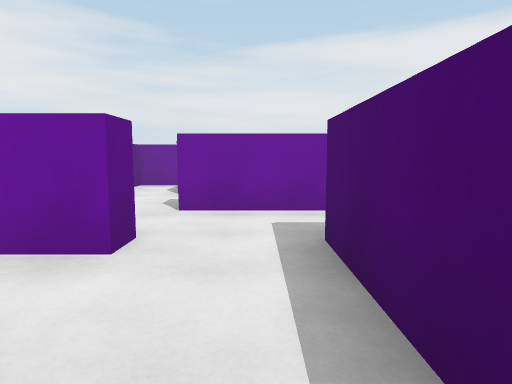
View 1 (above)

14 first-person views from a walk through a 3-D level made in the Unity game engine. The camera is 1.4 m above the floor, tilts 6° down and sees 75° across. The floor is counted in squares, 2 m on a side. Each view is taken from the middle of a square. On the plan, view 1 faces up. The plan holds only what a view shows up to about 10 squares ahead; the rest is blank.

View 2
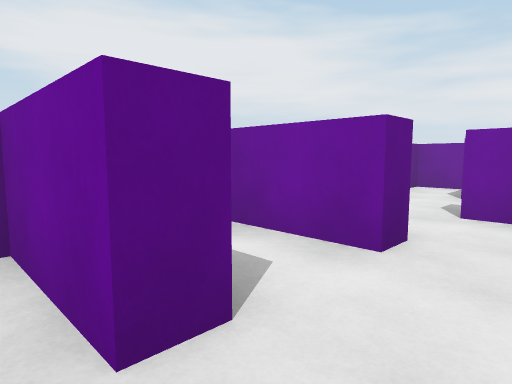

View 3
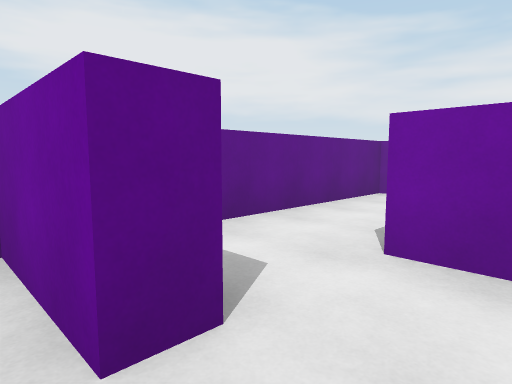

View 4
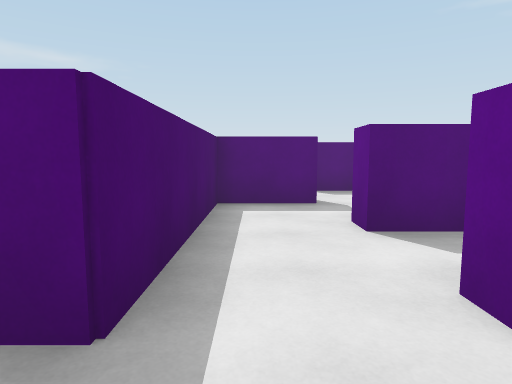

View 5
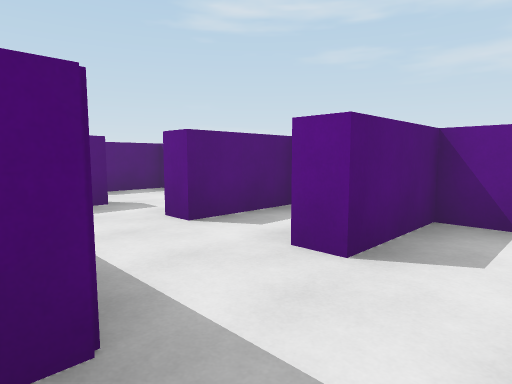

View 6
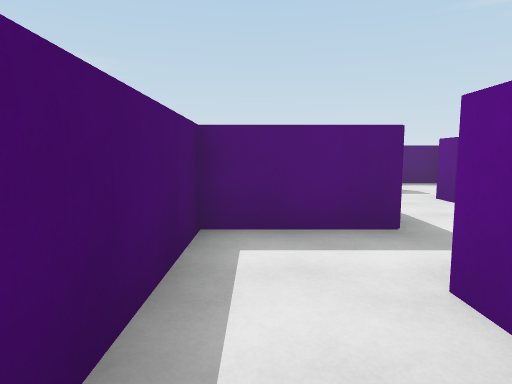

View 7
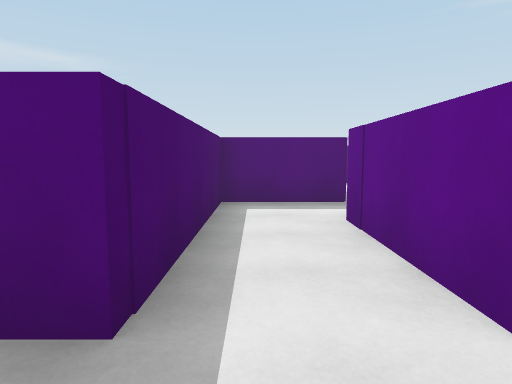

View 8
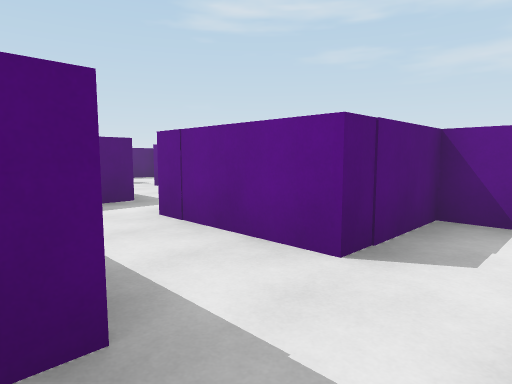

View 9
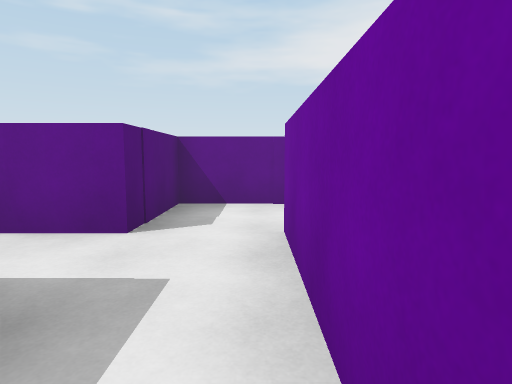

View 10
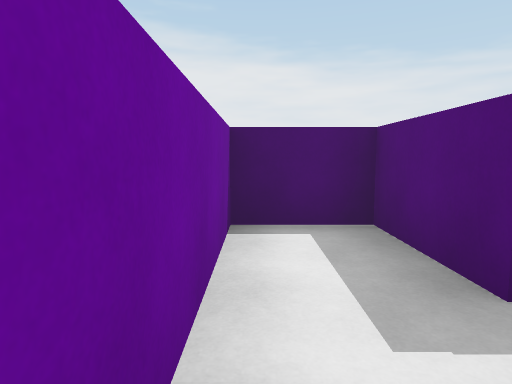

View 11
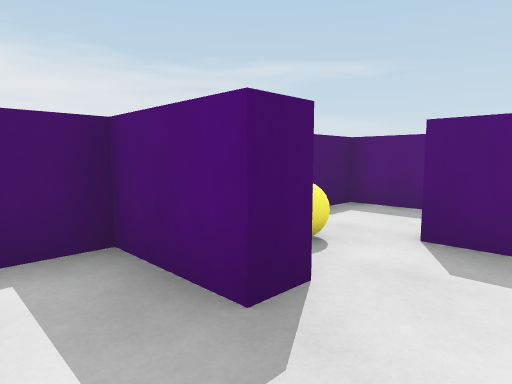

View 12
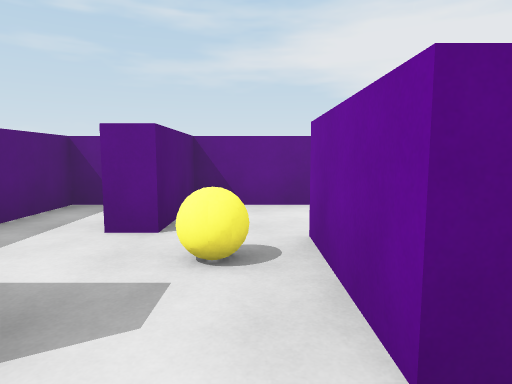

View 13
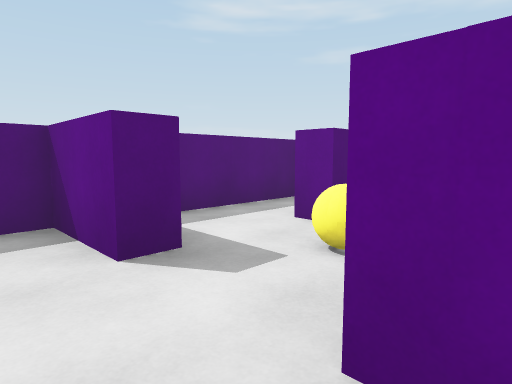

View 14
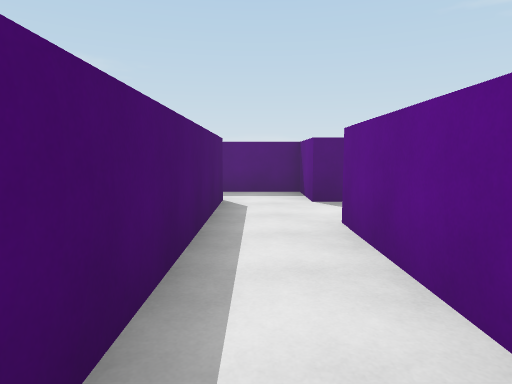

### Floor plan
Ten units are one square. View 1 is at (0, 0); x grows to the right and y downward. Boxes are objects, and circles mark ways between rooms. Rooms are numbered by the first view taken in them; rooms with no view inside come last. Other rooms are left out.
<svg viewBox="-34 -90 83 142">
<path fill="none" stroke="#000" d="M11 -9 11 15 -9 15 -9 10 6 10 6 -28M-29 -9 -10 -9 -10 -4 -29 -4 -29 29 -10 29 -10 35M5 32 11 32 11 47 28 47M25 34 25 -14M11 -43 -11 -43M-29 41 -29 47 6 47 6 36M-29 -45 -29 -28 -10 -28 -10 -24 -29 -24M11 -68 11 -43M6 -28 25 -28 25 -68 44 -68 44 -83 9 -83M-10 -85 -10 -68 11 -68M-19 -83 -29 -83 -29 -45"/>
<rect x="-5" y="15" width="10" height="10" fill="#bbb"><title>yellow ball</title></rect>
<circle cx="10" cy="-40" r="3" fill="#2a7"/>
<circle cx="-20" cy="-50" r="3" fill="#2a7"/>
<circle cx="10" cy="-80" r="3" fill="#2a7"/>
<text x="0" y="0">1</text>
<text x="20" y="-60">2</text>
<text x="0" y="-80">3</text>
<text x="-20" y="-60">4</text>
</svg>
Room 1 opens to room 2. Room 1 opens to room 4. Room 2 opens to room 3.

Where each view was taken, in squares from view 1:
view 1: 0 up, 0 right, facing up
view 2: 0 up, 0 right, facing up-left
view 3: 2 up, 0 right, facing up-left
view 4: 4 up, 0 right, facing down
view 5: 4 up, 1 right, facing down-left
view 6: 6 up, 2 right, facing down
view 7: 8 up, 2 right, facing down
view 8: 8 up, 3 right, facing down-left
view 9: 8 up, 4 right, facing left
view 10: 8 up, 1 right, facing right
view 11: 0 up, 2 left, facing down-right
view 12: 2 down, 2 right, facing left
view 13: 1 down, 2 right, facing down-left
view 14: 2 up, 2 right, facing down
